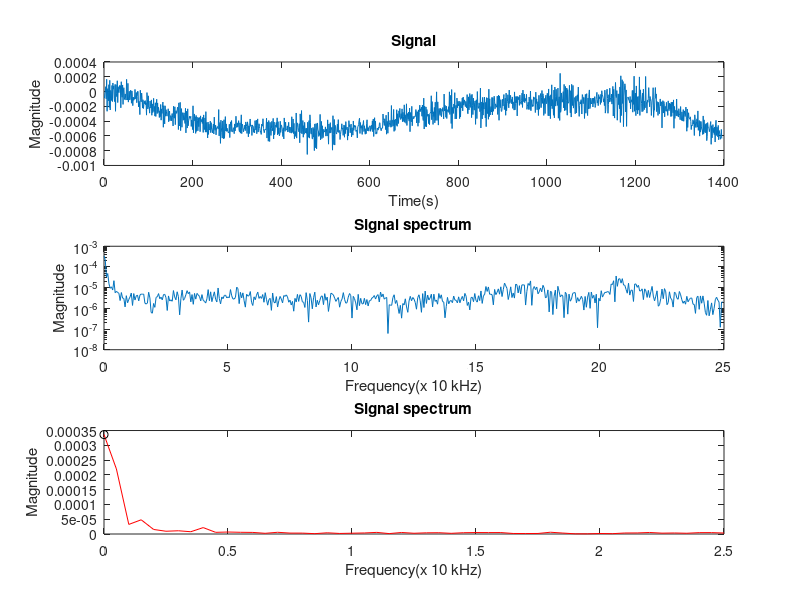

The MATLAB script that drew this image:
%>
%> @file noise_experiment_results.m
%>
%> @author Stanislav Karpikov
%>
%> @brief Shows the results of the experimental noise measurement
%>

clear all;

% Input signal - experimental results
Signal = [ -0.00009
-0.000025
0.000007
0.000066
-0.000098
0.000166
-0.000267
0.000033
0.000039
-0.000125
0.000093
-0.000215
0.000152
-0.000249
0.000015
0.000001
-0.000121
0.000082
-0.000136
0.000116
0.000033
0.000074
-0.000091
-0.000136
0.000097
-0.000267
0.000093
-0.000026
-0.000069
0.000146
-0.000149
0.000065
-0.000009
-0.000015
0.000081
0.000034
0.000081
-0.00022
0.000133
-0.00005
-0.000077
0.000089
-0.000174
0.00004
0.000052
-0.000087
-0.000109
-0.000032
-0.000092
-0.000115
0.000165
-0.000046
-0.000115
0.000111
-0.000143
-0.000073
0.000004
-0.000115
-0.000104
0.000018
0.000002
-0.000158
0.000008
-0.000072
-0.000191
-0.000074
-0.000119
-0.000088
-0.000104
0.000029
-0.000098
-0.000096
-0.000013
-0.000151
-0.000067
0.000005
-0.000002
-0.000207
-0.000131
-0.000154
-0.000312
0.000018
-0.000105
-0.000139
-0.00002
-0.000099
-0.000223
-0.000111
-0.00023
-0.000179
-0.000131
-0.000166
-0.000122
-0.000178
-0.000152
-0.000319
-0.000014
-0.000105
-0.000235
-0.000058
-0.000211
-0.000209
-0.000292
-0.000128
-0.000202
-0.000223
-0.000113
-0.000321
-0.000167
-0.000285
-0.000246
-0.000092
-0.00027
-0.000202
-0.000332
-0.000152
-0.000337
-0.000188
-0.000104
-0.000298
-0.000154
-0.000284
-0.000213
-0.000257
-0.000351
-0.000261
-0.000339
-0.000175
-0.000387
-0.000235
-0.000296
-0.000213
-0.000142
-0.000483
-0.000191
-0.000324
-0.000438
-0.000193
-0.000333
-0.000245
-0.000275
-0.000333
-0.000321
-0.000311
-0.000233
-0.000409
-0.000296
-0.000264
-0.000394
-0.000332
-0.000326
-0.000398
-0.000329
-0.000297
-0.000356
-0.000466
-0.000199
-0.000357
-0.00036
-0.000206
-0.000448
-0.000263
-0.000259
-0.000296
-0.000277
-0.000212
-0.000224
-0.000514
-0.000153
-0.000443
-0.000465
-0.000146
-0.000529
-0.000272
-0.000231
-0.000483
-0.000303
-0.000285
-0.000388
-0.000308
-0.000288
-0.000388
-0.000432
-0.000227
-0.000559
-0.000266
-0.000368
-0.000494
-0.000234
-0.000464
-0.000396
-0.00037
-0.000334
-0.000362
-0.000357
-0.000335
-0.000472
-0.000384
-0.000418
-0.000515
-0.000193
-0.000559
-0.000384
-0.000303
-0.000396
-0.000343
-0.000566
-0.000323
-0.000539
-0.000345
-0.000389
-0.000531
-0.000354
-0.000475
-0.000381
-0.000351
-0.000543
-0.000329
-0.000399
-0.000408
-0.000376
-0.000432
-0.000349
-0.000553
-0.000316
-0.000482
-0.000514
-0.000357
-0.000549
-0.000272
-0.000549
-0.000418
-0.000503
-0.000628
-0.000413
-0.00058
-0.000442
-0.000503
-0.00052
-0.0004
-0.000556
-0.000421
-0.000514
-0.000522
-0.000559
-0.000485
-0.00044
-0.000574
-0.000346
-0.000508
-0.000524
-0.000455
-0.000586
-0.000492
-0.000486
-0.000473
-0.000495
-0.000508
-0.000244
-0.0006
-0.000452
-0.000418
-0.000701
-0.000387
-0.000492
-0.000557
-0.00063
-0.000398
-0.000472
-0.000639
-0.000381
-0.000632
-0.000503
-0.000339
-0.000534
-0.000438
-0.000539
-0.000496
-0.000534
-0.000542
-0.000561
-0.000552
-0.000442
-0.000623
-0.000474
-0.00041
-0.000542
-0.000392
-0.000504
-0.000544
-0.000545
-0.000489
-0.000504
-0.00057
-0.000438
-0.000533
-0.000477
-0.000334
-0.000464
-0.000486
-0.000424
-0.000478
-0.000455
-0.000394
-0.000525
-0.000543
-0.000423
-0.000563
-0.00047
-0.000315
-0.000569
-0.000441
-0.000452
-0.000505
-0.000544
-0.0005
-0.000505
-0.000453
-0.000529
-0.000411
-0.000431
-0.000471
-0.000567
-0.00041
-0.000454
-0.000613
-0.000463
-0.000569
-0.000455
-0.000371
-0.00047
-0.000452
-0.000474
-0.000594
-0.000452
-0.000471
-0.00047
-0.000552
-0.000511
-0.000559
-0.000394
-0.000458
-0.000521
-0.000387
-0.000571
-0.000461
-0.00037
-0.000548
-0.000496
-0.000436
-0.000473
-0.000501
-0.00055
-0.000538
-0.00058
-0.00044
-0.000457
-0.000468
-0.000368
-0.000499
-0.000537
-0.000557
-0.000518
-0.000509
-0.000517
-0.000504

-0.00036
-0.000629
-0.00045
-0.000412
-0.000672
-0.000392
-0.000482
-0.000676
-0.000416
-0.000506
-0.000594
-0.000497
-0.000403
-0.000532
-0.000486
-0.000363
-0.000641
-0.000412
-0.000585
-0.000558
-0.000457
-0.000473
-0.000418
-0.000485
-0.000356
-0.000586

-0.000407
-0.000569
-0.000491
-0.0006
-0.000578
-0.000402
-0.000553
-0.000452
-0.000462
-0.000496
-0.000538
-0.00061
-0.00049
-0.000641
-0.000357
-0.000483
-0.000538
-0.000414
-0.000518
-0.000514
-0.000519
-0.000465
-0.000548
-0.000481
-0.000416
-0.000543
-0.00048
-0.000558
-0.000497
-0.000483
-0.000563
-0.000341
-0.000554
-0.000508
-0.000371
-0.000569
-0.00043
-0.000639
-0.00054
-0.000543
-0.000607
-0.00029
-0.00063
-0.000424
-0.00044
-0.000486
-0.000528
-0.000543
-0.000435
-0.000693
-0.000302
-0.000425
-0.00056
-0.000257
-0.000573
-0.000518
-0.000392
-0.000618
-0.000461
-0.000578
-0.000417
-0.000527
-0.00056
-0.000497
-0.000566
-0.000495
-0.000851
-0.000415
-0.00062
-0.000603
-0.000393
-0.00063
-0.000315
-0.000415
-0.000561
-0.000576
-0.000495
-0.000638
-0.000641
-0.000485
-0.000616

-0.000502
-0.000799
-0.000438
-0.000549
-0.000761
-0.000433
-0.000775
-0.000545
-0.000425
-0.000516
-0.000526
-0.000607
-0.000559
-0.000592
-0.000309
-0.000654
-0.000562
-0.000404
-0.000637
-0.000463
-0.000613
-0.000623
-0.000511
-0.000527
-0.000547
-0.000545
-0.000478
-0.000603
-0.000506
-0.00055
-0.000602
-0.000383
-0.000534
-0.000712
-0.000439
-0.000527
-0.000563
-0.000421
-0.000558
-0.000523
-0.000489
-0.000483
-0.000793
-0.000327
-0.000581
-0.000718
-0.000378
-0.000724
-0.000458
-0.000471
-0.00056
-0.000575
-0.000546
-0.000442
-0.000545
-0.00038
-0.000554
-0.00053
-0.000527
-0.000649
-0.000584
-0.000536
-0.000512
-0.000436
-0.000509
-0.000496
-0.000593
-0.000518
-0.000452
-0.000618
-0.000462
-0.000569
-0.000407
-0.000514
-0.000502
-0.00048
-0.000657
-0.000501
-0.0006
-0.000394
-0.000474
-0.00045
-0.000558
-0.000484
-0.00044
-0.000613
-0.00049
-0.000516
-0.00059
-0.000398
-0.000526
-0.000455
-0.000479
-0.000479
-0.000462
-0.00054
-0.000522
-0.000542
-0.000627
-0.000479
-0.000465
-0.000448
-0.00039
-0.000361
-0.000567
-0.000419
-0.000496

-0.000461
-0.000506
-0.00058
-0.000449
-0.000448
-0.000392
-0.000541
-0.000463
-0.000542
-0.000577
-0.000503
-0.00057
-0.000435
-0.000382
-0.00053
-0.000488
-0.000491
-0.000536
-0.000477
-0.000468
-0.000464
-0.000538
-0.000479
-0.000456
-0.000512
-0.000397
-0.000544
-0.000371
-0.000608
-0.000468
-0.000354
-0.000514
-0.0004
-0.000576
-0.000547
-0.000568
-0.000495
-0.000507
-0.000522
-0.000482
-0.000493
-0.000428
-0.000422
-0.000506
-0.000512
-0.00053
-0.000494
-0.000494
-0.000495
-0.000304
-0.000393
-0.000426
-0.000459
-0.000368
-0.000427
-0.000515
-0.00032
-0.000577
-0.000402
-0.000413
-0.000564
-0.000277
-0.000477
-0.000452
-0.000419
-0.000391
-0.000454
-0.000483
-0.000189
-0.000475
-0.000388
-0.000389
-0.000465
-0.000242
-0.000539
-0.000384
-0.000526
-0.000375
-0.000386
-0.000457
-0.000246
-0.00047
-0.0003
-0.000364
-0.000432
-0.000261
-0.000348
-0.000228
-0.000362
-0.000378
-0.000299
-0.000363
-0.000234
-0.000408
-0.000281
-0.000337
-0.000405
-0.00018
-0.000416
-0.000314
-0.000358
-0.00043
-0.000166
-0.000459
-0.000297
-0.000344
-0.000375
-0.000277
-0.0004
-0.000224
-0.000543
-0.000284
-0.000384
-0.00041
-0.0002
-0.000463
-0.000353
-0.000335
-0.000368
-0.000359
-0.000335
-0.000336
-0.000338
-0.000244
-0.000257
-0.000425
-0.000274
-0.000275
-0.00047
-0.000248
-0.000423
-0.00028
-0.000184
-0.000272
-0.000235
-0.000249
-0.000211
-0.000334
-0.000183
-0.000353
-0.000392
-0.000089
-0.000507
-0.000198
-0.000305
-0.000472
-0.000208
-0.000477
-0.000243
-0.000296
-0.000335
-0.000305
-0.000434
-0.000313
-0.000448
-0.000292
-0.000291
-0.000274
-0.000057
-0.000381
-0.000136
-0.000307
-0.000445
-0.000274
-0.000337
-0.000215
-0.000423
-0.000144
-0.00039
-0.000219
-0.000004
-0.000391
-0.000147
-0.00014
-0.000454
-0.000236
-0.000228
-0.000305
-0.000323
-0.000227
-0.000291
-0.000341
-0.000238
-0.000266
-0.000217
-0.000282
-0.00037
-0.000034
-0.000263
-0.000186
-0.000229
-0.000348
-0.000197
-0.000365
-0.000247
-0.000248
-0.000273
-0.000205
-0.000284
-0.000004
-0.00031
-0.000051
-0.000135
-0.000432
0.000027
-0.000501
-0.000219
-0.000212
-0.000296
-0.000169
-0.000226
-0.000015
-0.000371
-0.000213
-0.000185
-0.000368
-0.000088
-0.000219
-0.000133
-0.00016
-0.000195
-0.00013
-0.000366
-0.000152
-0.000344
-0.000136
-0.00022
-0.000212
-0.000088
-0.000261
-0.000074
-0.000184
-0.000166
-0.000113
-0.000168
-0.000204
-0.000133
-0.000167
-0.000222
-0.000041
-0.000294
-0.0003
-0.000072
-0.000249
-0.000179
-0.000027
-0.000215
-0.000126
-0.000051
-0.000353
-0.000037
-0.000186
-0.000312
-0.000088
-0.000195
-0.000252
-0.000149
-0.000127
-0.000444
-0.000122
-0.000112
-0.000366
0.000000
-0.000192
-0.000228
-0.00021
-0.000153
-0.000191
-0.000273
0.000047
-0.000493
-0.000268
-0.000141
-0.00037
-0.000079
-0.000319
-0.000152
-0.000237
-0.000074
-0.000152
-0.000358
-0.000146
-0.000475
-0.000082
-0.000275
-0.000298
-0.000087
-0.000375
0.000032
-0.000339
-0.000098
-0.000317
-0.000238
-0.000203
-0.000277
-0.000079
-0.000317
-0.000083
-0.000268
-0.000235
-0.000063
-0.00013
-0.000233
-0.000167
-0.000182
-0.000195
-0.000213
-0.000062
-0.00031
-0.000216
-0.000048
-0.000389
-0.000061
-0.0002
-0.000218
-0.00011
-0.000267
-0.000269
-0.000224
-0.000104
-0.000195
-0.000099
-0.00004
-0.000244
-0.000163
-0.000089
-0.000321
-0.000021
-0.00026
-0.000161
-0.000137
-0.000043
-0.00012
-0.00022
0.00002
-0.000161
-0.000086
-0.000051
-0.000149
-0.000108
-0.000167
-0.000073
-0.000228
-0.000141
-0.000149
-0.000251
-0.000005
-0.000248
-0.000164
-0.000067
-0.000151
-0.000068
-0.00033
-0.000067
-0.000082
-0.000109
-0.000073
-0.000187
-0.000048
-0.000135
-0.000154
-0.000173
-0.000118
-0.000021
-0.000215
0.00002
-0.000117
-0.000137
-0.000033
-0.00015
-0.000092
-0.000127
-0.000121
-0.000037
-0.000241
-0.000199
-0.000171
-0.000144
-0.000243
-0.000074
-0.000139
-0.000243
0.000007
-0.00026
-0.000155
-0.000109
-0.000203
-0.000179
-0.0002
-0.000072
-0.000085
-0.000083
-0.000113
-0.000284
-0.000008
-0.000163
-0.000099
-0.000247
-0.000164
-0.000137
-0.000324
-0.000051
-0.000239
-0.0002
-0.000059
-0.000027
-0.000218
-0.000079
0.000014
-0.00016
-0.00003
-0.000056
-0.000323
-0.000188
-0.000093
-0.000298
-0.000071
-0.00005
-0.000164
-0.000148
-0.000023
-0.000142
-0.000327
0.000035
-0.00033
-0.000086
-0.000058
-0.000367
-0.000044
-0.000196
0.000091
-0.000232
-0.000108
-0.000171
-0.000321
0.00002
-0.000356
0.000061
-0.000066
-0.000197
0.000031
-0.000128
-0.000133
-0.000188
0.000047
-0.000361
-0.000094
-0.000071
-0.000391
0.000246
-0.000281
-0.000248
-0.000019
-0.000142
-0.000143
-0.000089
-0.000001
-0.000221
0.000097
-0.000259
-0.000221
0.000069
-0.000253
-0.00012
0.000048
-0.00032
0.000026
-0.000151
-0.000157
-0.000136
0.000084
-0.000151
-0.000288
0.000012
-0.000345
0.000098
-0.000074
-0.000189
0.000083
-0.000224
-0.00016
-0.000086
-0.000082
-0.000301
-0.000074
-0.000062
-0.000288
-0.000063
-0.000044
-0.000131
0.000061
-0.000209
-0.000336
-0.00019
-0.000138
-0.000167
-0.00011
-0.000118
-0.000304
-0.000041
-0.000063
-0.000164
-0.00008
-0.000082
-0.000364
-0.000141
-0.000038
-0.000293
-0.000063
-0.000029
-0.000253
-0.000325
-0.000088
-0.000234
-0.000038
0.000022
-0.000231
-0.000209
-0.000089
-0.000145
-0.000168
-0.000107
-0.000091
-0.000209
-0.000087
-0.000161
-0.000159
-0.000069
-0.000215
-0.000189
-0.000107
-0.000063
-0.000011
-0.000155
-0.000121
-0.000191
-0.000041
-0.000099
-0.000071
-0.000106
-0.000174
-0.000038
-0.000148
0.000011
-0.000044
-0.000059
-0.000088
-0.000141
-0.0001
-0.00019
0.000019
-0.000292
-0.000245
-0.000017
-0.000014
0.000032
-0.000093
-0.000294
-0.000174
-0.000043
-0.000142
0.000046
-0.000081
-0.000101
-0.000137
-0.000035
-0.00017
-0.000097
0.00007
-0.000331
0.000031
-0.000283
-0.000359
-0.000068
0.000123
-0.000069
-0.00008
0.000013
-0.000388
-0.000182
-0.000031
-0.000177
-0.000036
-0.000232
0.000062
-0.000418
0.000213
-0.000326
-0.000189
0.00016
-0.000161
0.000136
-0.000475
-0.000062
0.00002
0.000105
0.000085
-0.000276
0.000022
-0.000471
-0.000088
-0.000085
-0.000077
-0.000076
-0.000116
-0.000118
-0.000153
-0.000067
-0.000235
-0.000132
-0.000112
-0.000144
0.000015
-0.000279
0.000015
-0.000174
0.000208
-0.000267
-0.000053
-0.000021
-0.000326
0.000076
-0.000251
-0.000074
-0.000302
-0.000065
-0.000251
-0.000247
0.000198
-0.000323
0.000023
-0.00004
-0.000114
-0.000163
-0.000273
-0.000022
-0.000267
0.000032
-0.000206
-0.000245
-0.000129
-0.00022
0.000204
-0.000135
-0.000143
-0.000292
-0.000117
-0.000145
-0.000095
0.000053
-0.000095
-0.000206
-0.000067
-0.000113
-0.00013
-0.000324
-0.000193
-0.000101
-0.000101
0.000052
-0.000349
-0.000257
-0.000254
-0.000083
0.000054
-0.000092
-0.000032
-0.000272
-0.000136
-0.000166
-0.000323
-0.000146
-0.000227
-0.000301
-0.000197
-0.0001
-0.000194
-0.000158
-0.000139
-0.000492
-0.000179
-0.000123
-0.000291
-0.000135
-0.000161
-0.000342
-0.0002
-0.000208
-0.000265
-0.000146
-0.000267
-0.000243
-0.000323
-0.000126
-0.000236
-0.000259
-0.000158
-0.000238
-0.000166
-0.000338
-0.000143
-0.000334
-0.000201
-0.000143
-0.000287
-0.000113
-0.000497
-0.000201
-0.000364
-0.000254
-0.000258
-0.000328
-0.000101
-0.000332
-0.000259
-0.000288
-0.000345
-0.000232
-0.000293
-0.000321
-0.000381
-0.000203
-0.000344
-0.00039
-0.000275
-0.000345
-0.000399
-0.000244
-0.000402
-0.000305
-0.000262
-0.000337
-0.000327
-0.00021
-0.00038
-0.000537
-0.000236
-0.000486
-0.000364
-0.000287
-0.000362
-0.000364
-0.000374
-0.000342
-0.000404
-0.000514
-0.000453
-0.000462
-0.000449
-0.000382
-0.000437
-0.000401
-0.000595
-0.000315
-0.000382
-0.000482
-0.000486
-0.000409
-0.000369
-0.000482
-0.000262
-0.000525
-0.000451
-0.000391
-0.000603
-0.000405
-0.000549
-0.000405
-0.000478
-0.000516
-0.000518
-0.000582
-0.00033
-0.000574
-0.000383
-0.000506
-0.000553
-0.000443
-0.000559
-0.00043
-0.000664
-0.000611
-0.00042
-0.000478
-0.000488
-0.0005
-0.000543
-0.000503
-0.00045
-0.000406
-0.000714
-0.000462
-0.000627
-0.000507
-0.000447
-0.000556
-0.000496
-0.000582
-0.000479
-0.000683
-0.000453
-0.000389
-0.000594
-0.000481
-0.000508
-0.000612
-0.000458
-0.000652
-0.000527
-0.000563
-0.00059
-0.000645
-0.00061
-0.000512
-0.000635
];

%% Charts output
%% Parameters
Fd=50;% Frequency [Hz]
Tm=length(Signal)/50;% Sgnal length [s]
FftL=Fd*20;% The number of FFT lines
Epsilon=50;% Maximum frequency zone [Hz]
%Signal = transpose(Signal(1:(Fd*Tm))); % Get the part of the signal

%% Signal spectrum
FftS=abs(fft(Signal,FftL));% FFT magnitudes
FftS=2*FftS./FftL;% FFT normalization
FftS(1)=FftS(1)/2;% FFT constant component

F=0:Fd/FftL:Fd/2-1/FftL;% FFT frequencies array
[C,i] = max(FftS);% FFT maximum

subplot(3,1,1);
plot(Signal);
title('Signal');
xlabel('Time(s)');
ylabel('Magnitude');

subplot(3,1,2);
semilogy(F,FftS(1:length(F)));
xlim([0 25]); 
title('Signal spectrum');
xlabel('Frequency(x 10 kHz)');
ylabel('Magnitude');

subplot(3,1,3);
plot(   F(max(1,i-Epsilon):min(length(F),i+Epsilon)),...
        FftS(max(1,i-Epsilon):min(length(F),i+Epsilon)),'-r',...
        F(i),FftS(i),'ko');
title('Signal spectrum');
xlabel('Frequency(x 10 kHz)');
ylabel('Magnitude');
